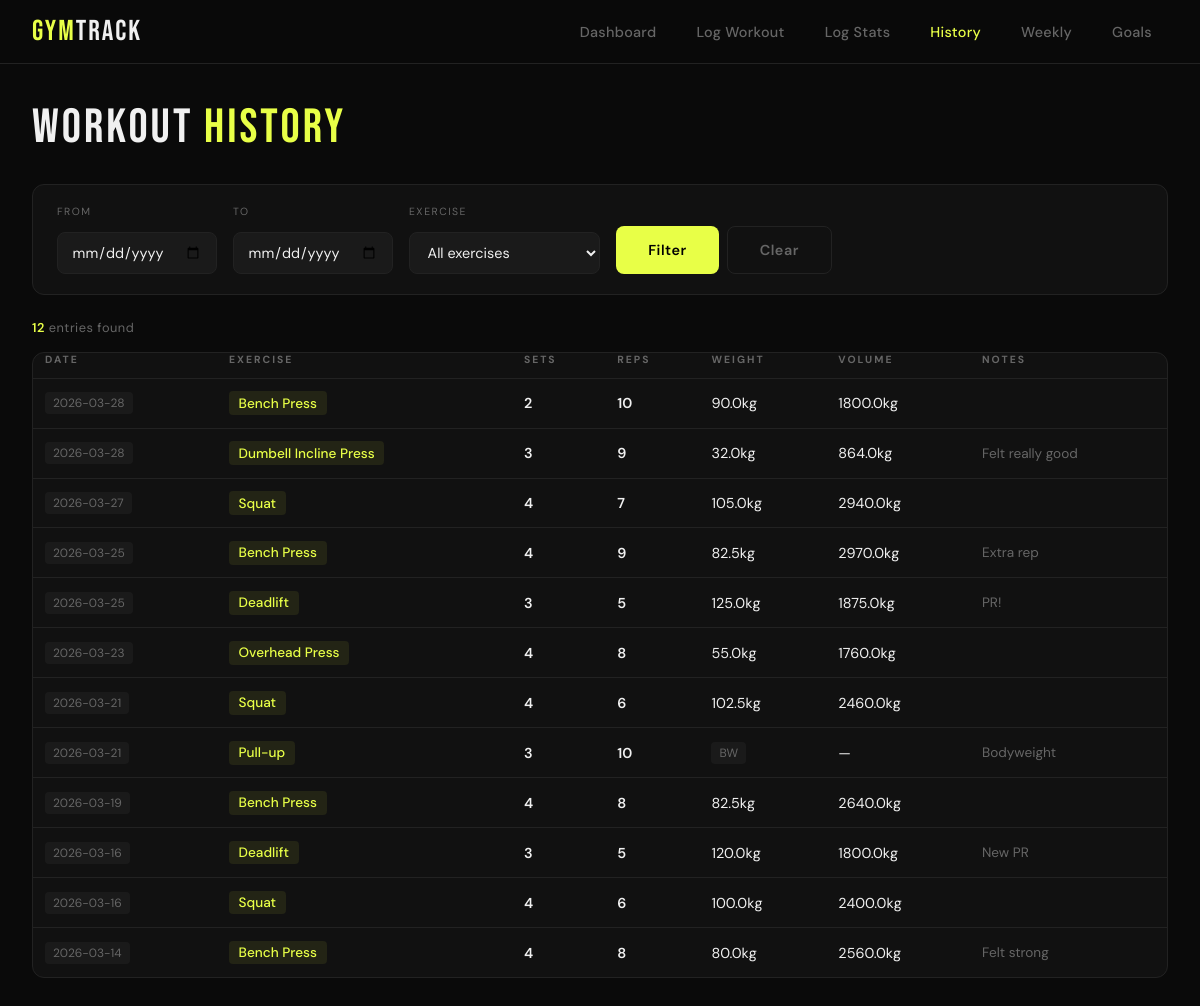
The app's page /history with its own data.
### tables this page shows
CREATE TABLE workouts (
            id INTEGER PRIMARY KEY AUTOINCREMENT,
            date TEXT NOT NULL,
            exercise TEXT NOT NULL,
            sets INTEGER,
            reps INTEGER,
            weight_kg REAL,
            notes TEXT,
            created_at TEXT DEFAULT CURRENT_TIMESTAMP
        );

### app.py (the view)
@app.route("/history")
def history():
    conn = get_db()
    date_from = request.args.get("from", "")
    date_to   = request.args.get("to", "")
    exercise  = request.args.get("exercise", "")
    query  = "SELECT * FROM workouts WHERE 1=1"
    params = []
    if date_from:
        query += " AND date >= ?"; params.append(date_from)
    if date_to:
        query += " AND date <= ?"; params.append(date_to)
    if exercise:
        query += " AND exercise = ?"; params.append(exercise)
    query += " ORDER BY date DESC, id DESC"
    workouts  = conn.execute(query, params).fetchall()
    exercises = [r["exercise"] for r in conn.execute(
        "SELECT DISTINCT exercise FROM workouts ORDER BY exercise"
    ).fetchall()]
    conn.close()
    return render_template("history.html",
        workouts=workouts, exercises=exercises,
        date_from=date_from, date_to=date_to,
        selected_exercise=exercise,
        today=datetime.now().strftime("%Y-%m-%d")
    )

### app.py (called while the page is built)
def get_db():
    conn = sqlite3.connect(DB_PATH)
    conn.row_factory = sqlite3.Row
    return conn

### templates/history.html (shortened to what this page needs)
{% extends "base.html" %}
{% block content %}
<div class="page-title">WORKOUT <span>HISTORY</span></div>
<form method="GET" action="{{ url_for('history') }}">
    <div class="filter-bar">
        <div class="filter-group">
            <label>From</label>
            <input type="date" name="from" value="{{ date_from }}" max="{{ today }}">
        </div>
        <div class="filter-group">
            <label>To</label>
            <input type="date" name="to" value="{{ date_to }}" max="{{ today }}">
        </div>
        <div class="filter-group">
            <label>Exercise</label>
            <select name="exercise">
                <option value="">All exercises</option>
            </select>
        </div>
        <div class="filter-actions">
            <button class="btn" type="submit">Filter</button>
            <a href="{{ url_for('history') }}" class="btn btn-ghost">Clear</a>
        </div>
    </div>
</form>
<div class="result-count"><span>{{ workouts|length }}</span> entries found</div>
<div class="card" style="padding: 0; overflow: hidden;">
    {% if workouts %}
    <table class="history-table">
        <thead>
            <tr>
                <th>Date</th>
                <th>Exercise</th>
                <th>Sets</th>
                <th>Reps</th>
                <th>Weight</th>
                <th>Volume</th>
                <th>Notes</th>
            </tr>
        </thead>
        <tbody>
            {% for w in workouts %}
            <tr>
                <td><span class="badge">{{ w.date }}</span></td>
                <td><span class="ex-tag">{{ w.exercise }}</span></td>
                <td class="accent">{{ w.sets or '—' }}</td>
                <td class="accent">{{ w.reps or '—' }}</td>
                <td>{% if w.weight_kg %}{{ w.weight_kg }}kg{% else %}<span class="badge">BW</span>{% endif %}</td>
                <td class="vol">
                    {% if w.weight_kg and w.sets and w.reps %}
                        {{ (w.sets * w.reps * w.weight_kg)|round(1) }}kg
                    {% else %}—{% endif %}
                </td>
                <td style="color: var(--muted); font-size: 0.85rem;">{{ w.notes or '' }}</td>
            </tr>
            {% endfor %}
        </tbody>
    </table>
    {% else %}
    <div class="empty">
        <div class="big">NO RESULTS</div>
        <p>Try adjusting your filters</p>
    </div>
    {% endif %}
</div>
{% endblock %}

### templates/base.html (style rules this page uses)
:root { --bg: #0a0a0a; --surface: #111111; --surface2: #1a1a1a; --border: #222222; --accent: #e8ff47; --accent2: #ff6b35; --text: #f0f0f0; --muted: #666666; --success: #4ade80; }
* { margin: 0; padding: 0; box-sizing: border-box; }
body { background: var(--bg); color: var(--text); font-family: 'DM Sans', sans-serif; font-weight: 400; min-height: 100vh; }
.page-title { font-family: 'Bebas Neue', sans-serif; font-size: 3rem; letter-spacing: 3px; margin-bottom: 2rem; line-height: 1; }
.page-title span { color: var(--accent); }
.card { background: var(--surface); border: 1px solid var(--border); border-radius: 12px; padding: 1.5rem; }
table { width: 100%; border-collapse: collapse; }
th { text-align: left; font-size: 0.65rem; letter-spacing: 2px; text-transform: uppercase; color: var(--muted); padding: 0 0 0.75rem 0; border-bottom: 1px solid var(--border); }
td { padding: 0.75rem 0; font-size: 0.9rem; border-bottom: 1px solid var(--border); color: var(--text); }
tr:last-child td { border-bottom: none; }
td.accent { color: var(--accent); font-weight: 600; }
.badge { display: inline-block; padding: 0.2rem 0.5rem; background: var(--surface2); border-radius: 4px; font-size: 0.75rem; color: var(--muted); }
label { display: block; font-size: 0.7rem; letter-spacing: 1.5px; text-transform: uppercase; color: var(--muted); margin-bottom: 0.5rem; }
input, textarea, select { width: 100%; background: var(--surface2); border: 1px solid var(--border); border-radius: 8px; color: var(--text); padding: 0.75rem 1rem; font-size: 0.95rem; font-family: 'DM Sans', sans-serif; transition: border-color 0.15s; outline: none; }
.btn { display: inline-block; padding: 0.85rem 2rem; background: var(--accent); color: #000; border: none; border-radius: 8px; font-family: 'DM Sans', sans-serif; font-weight: 600; font-size: 0.9rem; cursor: pointer; letter-spacing: 0.5px; transition: all 0.15s; text-decoration: none; }
.btn-ghost { background: transparent; color: var(--muted); border: 1px solid var(--border); }

### templates/history.html (style rules this page uses)
.filter-bar { background: var(--surface); border: 1px solid var(--border); border-radius: 12px; padding: 1.25rem 1.5rem; margin-bottom: 1.5rem; display: flex; gap: 1rem; align-items: flex-end; flex-wrap: wrap; }
.filter-group { display: flex; flex-direction: column; gap: 0.4rem; min-width: 160px; }
.filter-group label { font-size: 0.65rem; letter-spacing: 1.5px; text-transform: uppercase; color: var(--muted); }
.filter-group input, .filter-group select { background: var(--surface2); border: 1px solid var(--border); border-radius: 8px; color: var(--text); padding: 0.6rem 0.85rem; font-size: 0.9rem; font-family: 'DM Sans', sans-serif; outline: none; transition: border-color 0.15s; }
.filter-actions { display: flex; gap: 0.5rem; margin-top: auto; }
.result-count { font-size: 0.8rem; color: var(--muted); margin-bottom: 1rem; letter-spacing: 0.5px; }
.result-count span { color: var(--accent); font-weight: 600; }
.history-table { width: 100%; border-collapse: collapse; }
.history-table th { text-align: left; font-size: 0.65rem; letter-spacing: 2px; text-transform: uppercase; color: var(--muted); padding: 0 0.75rem 0.75rem 0.75rem; border-bottom: 1px solid var(--border); }
.history-table td { padding: 0.8rem 0.75rem; font-size: 0.9rem; border-bottom: 1px solid var(--border); color: var(--text); }
.history-table tr:last-child td { border-bottom: none; }
.vol { color: var(--muted); font-size: 0.8rem; }
.ex-tag { display: inline-block; background: rgba(232,255,71,0.08); color: var(--accent); padding: 0.2rem 0.6rem; border-radius: 4px; font-size: 0.85rem; font-weight: 500; }

### records on screen
workouts: date "2026-03-28", exercise "Bench Press", sets "2", reps "10", weight_kg "90.0", (w.sets*w.reps*w.weight_kg)|round(1) "1800.0"
workouts: date "2026-03-28", exercise "Dumbell Incline Press", sets "3", reps "9", weight_kg "32.0", (w.sets*w.reps*w.weight_kg)|round(1) "864.0", notes "Felt really good"
workouts: date "2026-03-27", exercise "Squat", sets "4", reps "7", weight_kg "105.0", (w.sets*w.reps*w.weight_kg)|round(1) "2940.0"
workouts: date "2026-03-25", exercise "Bench Press", sets "4", reps "9", weight_kg "82.5", (w.sets*w.reps*w.weight_kg)|round(1) "2970.0", notes "Extra rep"
workouts: date "2026-03-25", exercise "Deadlift", sets "3", reps "5", weight_kg "125.0", (w.sets*w.reps*w.weight_kg)|round(1) "1875.0", notes "PR!"
workouts: date "2026-03-23", exercise "Overhead Press", sets "4", reps "8", weight_kg "55.0", (w.sets*w.reps*w.weight_kg)|round(1) "1760.0"
workouts: date "2026-03-21", exercise "Squat", sets "4", reps "6", weight_kg "102.5", (w.sets*w.reps*w.weight_kg)|round(1) "2460.0"
workouts: date "2026-03-21", exercise "Pull-up", sets "3", reps "10", weight_kg "BW", notes "Bodyweight"
workouts: date "2026-03-19", exercise "Bench Press", sets "4", reps "8", weight_kg "82.5", (w.sets*w.reps*w.weight_kg)|round(1) "2640.0"
workouts: date "2026-03-16", exercise "Deadlift", sets "3", reps "5", weight_kg "120.0", (w.sets*w.reps*w.weight_kg)|round(1) "1800.0", notes "New PR"
workouts: date "2026-03-16", exercise "Squat", sets "4", reps "6", weight_kg "100.0", (w.sets*w.reps*w.weight_kg)|round(1) "2400.0"
workouts: date "2026-03-14", exercise "Bench Press", sets "4", reps "8", weight_kg "80.0", (w.sets*w.reps*w.weight_kg)|round(1) "2560.0", notes "Felt strong"

### other values on screen
{{ workouts|length }} "12"
